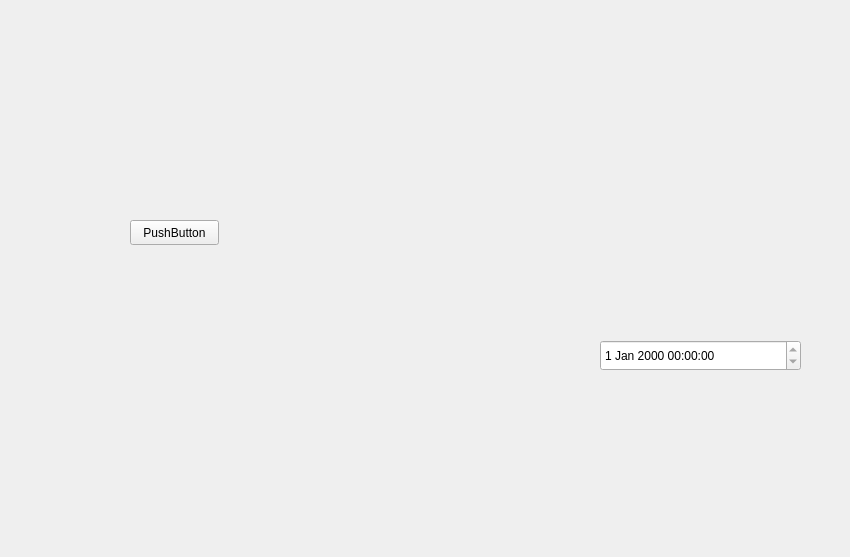
<?xml version="1.0" encoding="UTF-8"?>
<ui version="4.0">
 <class>test</class>
 <widget class="QWidget" name="test">
  <property name="geometry">
   <rect>
    <x>0</x>
    <y>0</y>
    <width>850</width>
    <height>557</height>
   </rect>
  </property>
  <property name="windowTitle">
   <string>Form</string>
  </property>
  <widget class="QDateTimeEdit" name="dateTimeEdit">
   <property name="geometry">
    <rect>
     <x>600</x>
     <y>340</y>
     <width>201</width>
     <height>31</height>
    </rect>
   </property>
   <property name="layoutDirection">
    <enum>Qt::LeftToRight</enum>
   </property>
   <property name="readOnly">
    <bool>true</bool>
   </property>
   <property name="calendarPopup">
    <bool>false</bool>
   </property>
  </widget>
  <widget class="QPushButton" name="pushButton">
   <property name="geometry">
    <rect>
     <x>130</x>
     <y>220</y>
     <width>89</width>
     <height>25</height>
    </rect>
   </property>
   <property name="text">
    <string>PushButton</string>
   </property>
  </widget>
 </widget>
 <resources/>
 <connections/>
</ui>
